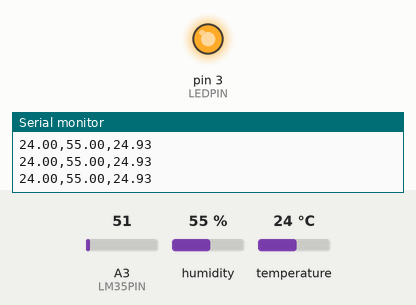
Simulated run of this sketch. Board: Arduino Uno, built with avr-gcc and run on an emulated ATmega328P. On the bench: output pins drawn as LEDs (lit = HIGH), the last lines printed to the serial monitor. The test bench sets the inputs (shaded band); at power-on: temperature 24 °C, A3 (LM35PIN) = 51, humidity 55 %.

Above: at 1.2 s.
1.3 s: temperature set to 21 °C
At 2.3 s:
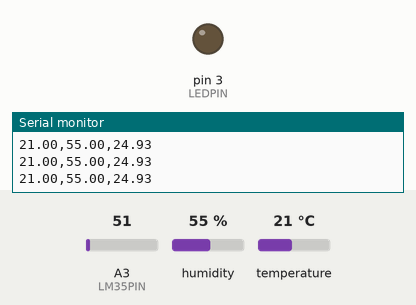
2.8 s: temperature set to 28 °C
At 3.3 s:
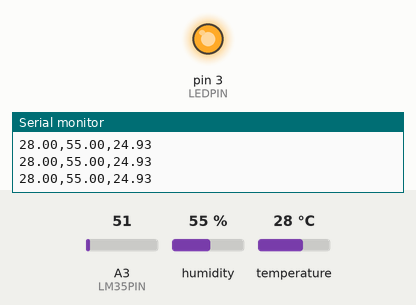
5.8 s: A3 (LM35PIN) set to 22
7.3 s: A3 (LM35PIN) set to 19
10.3 s: temperature set to 12 °C
At 11.3 s:
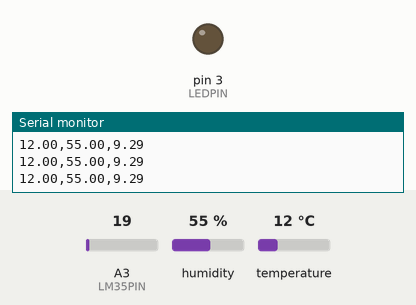
Timing chart, 0 to 12.8 s (numbered marks = the images above; inputs shaded):
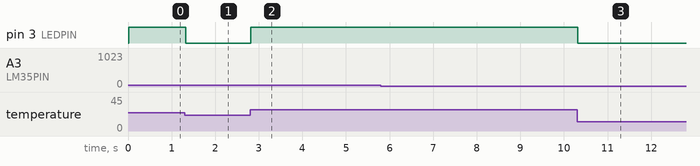

Measured:
- the behaviour switches between 23 and 22 °C on temperature (found by bisection; images 0 and 1)
- after the input at 1.3 s, pin 3 (LEDPIN): HIGH → LOW at once
- after the input at 2.8 s, pin 3 (LEDPIN): LOW → HIGH at once
- after the input at 10.3 s, pin 3 (LEDPIN): HIGH → LOW at once

The sketch:

temperature.ino
```cpp
#include <Adafruit_Sensor.h>
#include <DHT.h>
#include <DHT_U.h>

#define DHTPIN 2     // Digital pin connected to the DHT sensor
#define DHTTYPE DHT11   // DHT 11
#define LEDPIN 3      // Digital pin connected to the LED
#define TEMP_THRESHOLD 22.1 // Temperature threshold in Celsius

DHT_Unified dht(DHTPIN, DHTTYPE);

#define LM35PIN A3  // Analog pin connected to the LM35 sensor

uint32_t delayMS;

void setup() {
  pinMode(LEDPIN, OUTPUT);  // Set the LED pin as an output
  Serial.begin(9600);
  dht.begin();
  sensor_t sensor;
  dht.temperature().getSensor(&sensor);
  delayMS = sensor.min_delay / 1000;
}

void loop() {
  delay(delayMS);
  sensors_event_t event;

  // Read temperature and humidity from DHT11
  dht.temperature().getEvent(&event);
  float dhtTemperature = isnan(event.temperature) ? 0 : event.temperature;
  dht.humidity().getEvent(&event);
  float humidity = event.relative_humidity;

  // Read temperature from LM35
  int analogValue = analogRead(LM35PIN); // Read analog value from LM35
  float voltage = analogValue * (5.0 / 1023.0); // Convert to voltage
  float lm35Temperature = voltage * 100.0; // Convert voltage to temperature

  // Check if the temperature is above the threshold
  if (dhtTemperature > TEMP_THRESHOLD) {
    digitalWrite(LEDPIN, HIGH); // Turn on the LED
  } else {
    digitalWrite(LEDPIN, LOW);  // Turn off the LED
  }

  // Print temperatures and humidity to the Serial Monitor
  Serial.print(dhtTemperature);
  Serial.print(",");
  Serial.print(humidity);
  Serial.print(",");
  Serial.println(lm35Temperature);
}
```
